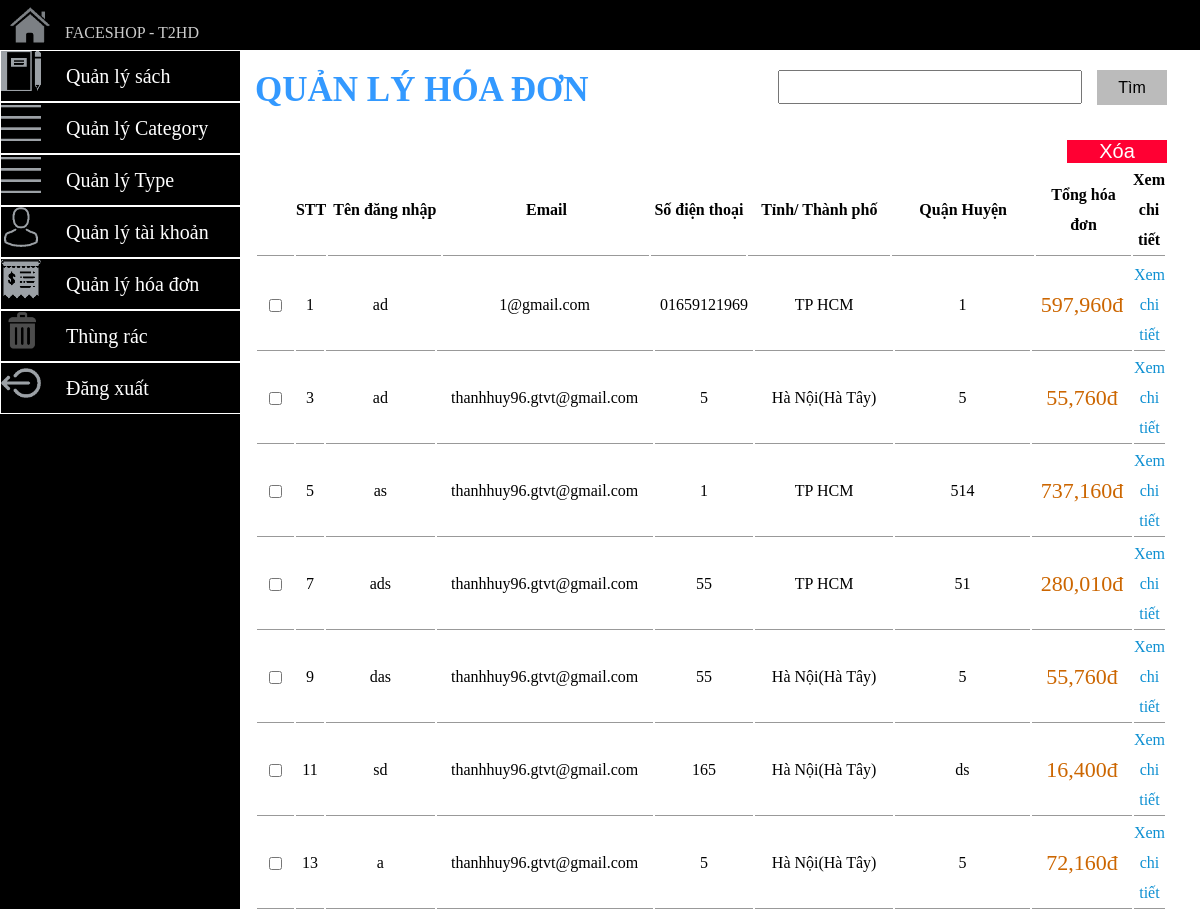
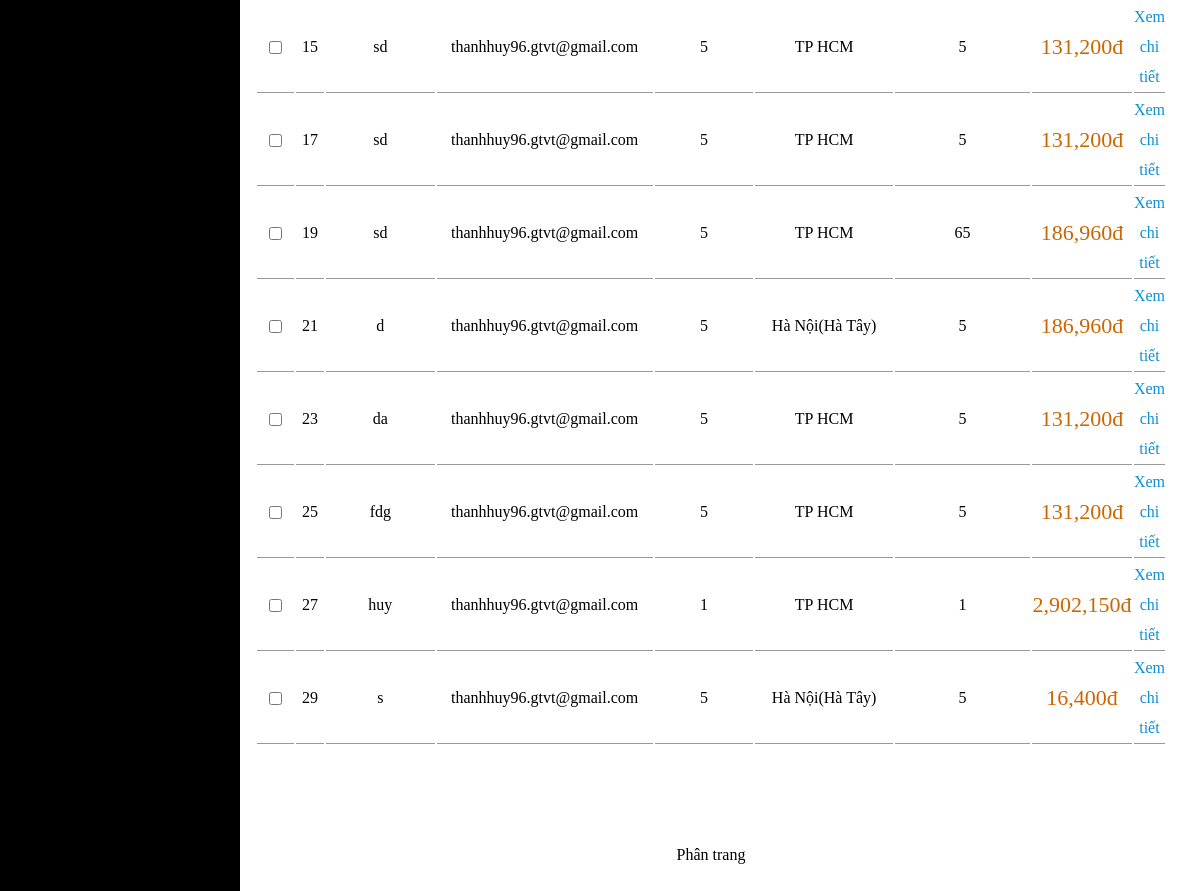
The page /admin/index.php?admin=manage_bill (signed in) on the database its author committed (2 pictures, top to bottom).
### tables this page shows
CREATE TABLE `bill` (
  `idbill` int(11) NOT NULL,
  `email` varchar(200) NOT NULL,
  `name` varchar(200) NOT NULL COMMENT 'họ tên khách',
  `date_bill` date NOT NULL,
  `sex` varchar(100) NOT NULL,
  `tel` varchar(20) DEFAULT NULL,
  `idcity` int(200) NOT NULL,
  `district` varchar(200) NOT NULL,
  `address` varchar(1000) NOT NULL,
  `status` varchar(100) NOT NULL,
  `ship` int(11) NOT NULL DEFAULT '0',
  `checkDelete` int(11) NOT NULL DEFAULT '0' COMMENT 'xóa thì thành 1'
);

CREATE TABLE `city` (
  `idcity` int(11) NOT NULL,
  `name` varchar(50) NOT NULL
);

### admin/view/admin_bill.php (the view, shortened to what this page needs)
<!DOCTYPE html PUBLIC "-//W3C//DTD XHTML 1.0 Transitional//EN" "http://www.w3.org/TR/xhtml1/DTD/xhtml1-transitional.dtd">
<html xmlns="http://www.w3.org/1999/xhtml">
<head>
    <link rel="stylesheet" type="text/css" href="css/admin_bill.css"/>
</head>
<body>
<div id="manage_bill">
    <div id="head_bill"></div>
    <div id="h1">
        <h1>QUẢN LÝ HÓA ĐƠN</h1>
        <form id="f2" action="" method="post">
            <input type="text" name="find"/>
            <button>Tìm</button>
        </form>
    </div>
    <form action="index.php?admin=manage_bill" method="post">
        <input type="submit" value="Xóa" name="save" id="save"/>
    <table width="100%">
        <tr id="tt">
                   <th id="delete"></th>
            <th id="stt">STT</td>
            <th id="name">Tên đăng nhập</th>
            <th id="email">Email</th>
            <th id="tel">Số điện thoại</th>
            <th id="city">Tỉnh/ Thành phố</th>
            <th id="district">Quận Huyện</th>
            <th id="totalprice">Tổng hóa đơn</th>
            <th>Xem chi tiết</th>
        </tr>
    </table>
    <div id="main_manage_bill">
        <table>
                <?php
                $sql="select * from bill WHERE checkDelete=0";
                $kq=mysql_query($sql);
                $i=0;
                while($d=mysql_fetch_array($kq)){?>
                    <tr>
                     <td id="delete"><input type="checkbox" name="delete[]" value="<?php echo $idbill?>"/></td>
                        <td id="stt"><?php echo ++$i;?></td>
                        <td id="name"><?php echo $d['name']; ?> </td>
                        <td id="email"><?php echo $d['email'] ?></td>
                        <td id="tel"><?php echo $d['tel'] ?></td>
                        <?php
                        $i++;
                        $idcity = $d['idcity'];
                        $sqlcity = "select * from city WHERE idcity=$idcity";
                        $kqcity = mysql_query($sqlcity);
                        $dcity = mysql_fetch_array($kqcity);
                        ?>
                        <td id="city"><?php echo $dcity['name'] ?></td>
                        <td id="district"><?php echo $d['district'] ?></td>
                        <td id="totalprice" style="font-size: 22px; color: #CC6600">
                        <?php
                        $idbill=$d['idbill'];
                        $total=0;
                        $kqinfo = mysql_query("select * from billinfo WHERE idbill=$idbill");
                        while ($dinfo = mysql_fetch_array($kqinfo)) {
                                $idbook = $dinfo['idbook'];
                                $kqbook = mysql_query("select * from book WHERE  idbook=$idbook");
                                $dbook = mysql_fetch_assoc($kqbook);
                                $price= $dbook['price']*(1-$dbook['saleoff']/100);
                                $total=$total+ $price * $dinfo['count'] ;
                        }
                        echo number_format($total);
                            ?>đ
                        </td>
                        <td><a href="index.php?admin=manage_bill_detail&idbill=<?php echo $d['idbill'] ?>">Xem chi tiết</a> </td>
                    </tr>
                    <?php
                }
                ?>
        </table>
        </form>
    </div>
    <center><p>Phân trang</p></center>
</div>
</body>
</html>

### admin/css/indexcss.css (style rules this page uses)
* { margin: 0px; padding: 0px; }

### admin/css/admin_main_left.css (style rules this page uses)
body { font-family: "Times New Roman"; background-color: #000000; }

### admin/css/admin_bill.css (style rules this page uses)
#manage_bill { width: 95%; margin-left: 15px; margin-bottom: 200px; }
#head_bill { min-height: 20px; width: 100%; line-height: 50px; }
#h1 { color: #3399FF; height: 50px; }
#h1 h1 { float: left; font-size: 35px; width: 400px; }
#h1 #f2 button { background-color: #bbbbbb; border-style: none; font-size: 16px; padding: 5px; width: 70px; height: 35px; line-height: 20px; cursor: pointer; float: left; }
#f2 input { float: left; height: 30px; line-height: 20px; font-size: 20px; width: 300px; margin-right: 15px; }
#f2 { float: right; font-size: 20px; line-height: 20px; height: 35px; }
#main_manage_bill table { width: 100%; margin-bottom: 100px; }
#main_manage_bill td,th { border-bottom: 1px solid #999999; text-align: center; line-height: 30px; }
#main_manage_bill a { color: #0e90d2; text-decoration: none; }
#stt { width: 30px; }
#name { width: 120px; }
#email { width: 220px; }
#tel { width: 100px; }
#city { width: 150px; }
#totalprice { width: 100px; }
#district { width: 150px; }
#delete { width: 40px; }
#save { width: 100px; font-size: 20px; background-color: #FF0033; margin: auto; border: none; color: #FFFFFF; cursor: pointer; float: right; margin-top: 20px; }

### rows shown on the page
bill: name "ad", email "1@gmail.com", tel "01659121969", idcity.name "TP HCM", district "1", total "597,960"
bill: name "ad", email "thanhhuy96.gtvt@gmail.com", tel "5", idcity.name "Hà Nội(Hà Tây)", district "5", total "55,760"
bill: name "as", email "thanhhuy96.gtvt@gmail.com", tel "1", idcity.name "TP HCM", district "514", total "737,160"
bill: name "ads", email "thanhhuy96.gtvt@gmail.com", tel "55", idcity.name "TP HCM", district "51", total "280,010"
bill: name "das", email "thanhhuy96.gtvt@gmail.com", tel "55", idcity.name "Hà Nội(Hà Tây)", district "5", total "55,760"
bill: name "sd", email "thanhhuy96.gtvt@gmail.com", tel "165", idcity.name "Hà Nội(Hà Tây)", district "ds", total "16,400"
bill: name "a", email "thanhhuy96.gtvt@gmail.com", tel "5", idcity.name "Hà Nội(Hà Tây)", district "5", total "72,160"
bill: name "sd", email "thanhhuy96.gtvt@gmail.com", tel "5", idcity.name "TP HCM", district "5", total "131,200"
bill: name "sd", email "thanhhuy96.gtvt@gmail.com", tel "5", idcity.name "TP HCM", district "5", total "131,200"
bill: name "sd", email "thanhhuy96.gtvt@gmail.com", tel "5", idcity.name "TP HCM", district "65", total "186,960"
bill: name "d", email "thanhhuy96.gtvt@gmail.com", tel "5", idcity.name "Hà Nội(Hà Tây)", district "5", total "186,960"
bill: name "da", email "thanhhuy96.gtvt@gmail.com", tel "5", idcity.name "TP HCM", district "5", total "131,200"
bill: name "fdg", email "thanhhuy96.gtvt@gmail.com", tel "5", idcity.name "TP HCM", district "5", total "131,200"
bill: name "huy", email "thanhhuy96.gtvt@gmail.com", tel "1", idcity.name "TP HCM", district "1", total "2,902,150"
bill: name "s", email "thanhhuy96.gtvt@gmail.com", tel "5", idcity.name "Hà Nội(Hà Tây)", district "5", total "16,400"
